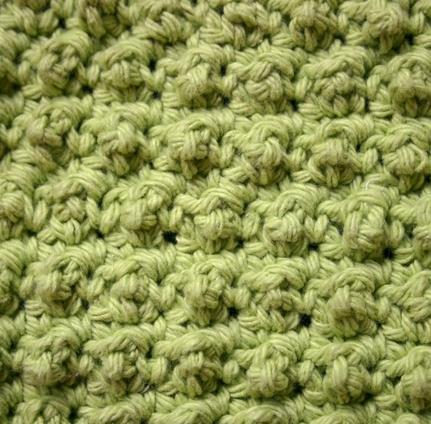
#> input picture assignment/bumpy_0.jpg, 431 x 424 px
$ jupyter execute --allow-errors Untitled.ipynb   (shell and % lines are left out)   (Python 2 division)
#> lines starting #> are read from the running program, lines starting #| are printed output that depends on the picture
[cell 1]
#Calvin Lo 100514352
import numpy as np
import scipy as sp
from scipy import signal
import cv2
import matplotlib.pyplot as plt
import argparse
import time

[cell 2]
def makeLMfilters():
    SUP = 49
    SCALEX = [np.sqrt(2), np.power(np.sqrt(2),2), np.power(np.sqrt(2),3)]
    NORIENT = 6
    NROTINV = 12

    NBAR = len(SCALEX) * NORIENT
    NEDGE = len(SCALEX) * NORIENT
    NF = NBAR + NEDGE + NROTINV
    F = np.zeros((SUP, SUP, NF))
    hsup = (SUP)/2
    x, y = np.meshgrid(np.linspace(-hsup, hsup, hsup*2+1), np.linspace(hsup, -hsup, hsup*2+1))
    xx = []
    yy = []
    for i in range(0, SUP):
        for j in range(0, SUP):
            xx.append(x[j][i])
            yy.append(y[j][i])

    orgpts = np.transpose(np.transpose([xx, yy]))

    count = 0;
    for scale in range(0, len(SCALEX)):
        for orient in range (0,NORIENT):
            angle = np.pi * orient/NORIENT
            c = np.cos(angle)
            s = np.sin(angle)
            rotpts =  np.dot([[c,-s],[s,c]], orgpts)
            rotpts = np.asarray(rotpts)
            F[:,:,count]=makefilter_LM(SCALEX[scale],0,1,rotpts,SUP)
            F[:,:,count+NEDGE]=makefilter_LM(SCALEX[scale],0,2,rotpts,SUP)
            count=count+1

    count = NBAR + NEDGE
    SCALES = np.power(np.sqrt(2),[1,2,3,4])
    for i in range(0,len(SCALES)):
        F[:,:,count] = normalise(gauss_kernel((SUP, SUP), SCALES[i]))
        F[:,:,count+1] =normalise(log_kernel(SUP,SCALES[i]))
        F[:,:,count+2] = normalise(log_kernel(SUP,3*SCALES[i]))
        count=count+3;

    return F

def makefilter_LM(scale, phasex, phasey, pts, sup):
    gx = gauss1d(3*scale, 0, pts[0,:], phasex)
    gy = gauss1d(scale, 0, pts[1,:], phasey)
    f = normalise(np.reshape(gx*gy, (sup, sup)))
    return f

def gauss1d(sigma, mean, x, ord):
    x = x - mean
    num = x * x
    variance = np.power(sigma,2)
    denom = 2 * variance
    g = np.exp(-num/denom)/np.power((np.pi*denom), 0.5)
    if ord == 1:
        g = -g * (x/variance)
    elif ord == 2:
        g = g * ((num-variance)/np.power(variance,2))
    return g

def normalise(f):
    f = f - np.mean(f[:])
    f = f/np.sum(np.abs(f[:]))
    return f

def gauss_kernel(shape=(3,3),sigma=0.5):
    m,n = [(ss-1.)/2. for ss in shape]
    y,x = np.ogrid[-m:m+1,-n:n+1]
    h = np.exp( -(x*x + y*y) / (2.*sigma*sigma) )
    h[ h < np.finfo(h.dtype).eps*h.max() ] = 0
    sumh = h.sum()
    if sumh != 0:
        h /= sumh
    return h

def log_kernel(p2, sigma):
    rows = p2
    cols = p2

    r2 = (rows-1)/2
    c2 = (cols-1)/2

    x, y = np.meshgrid(np.linspace(-c2,c2, c2*2 + 1), np.linspace(-r2,r2, r2*2 + 1))
    radsqrd = np.power(x,2) + np.power(y,2)

    f = -1 / (np.pi * np.power(sigma,4))* (1 - radsqrd / 2 * np.power(sigma,2))*np.exp(-radsqrd/2*np.power(sigma,2))
    f = f - np.mean(f)

    return f
def log_ker(p2,p3):
    siz   = (p2-1)/2
    std2   = np.power(p3,2)

    x,y = np.meshgrid(np.linspace(-siz,siz, 2 * siz + 1), np.linspace(-siz, siz, 2 * siz +1))
    arg   = -(x*x + y*y)/(2*std2)

    h = np.exp(arg)
    eps = 0.00000000000000001
    h[h<eps*np.max(h)] = 0

    sumh = np.sum(h)

    if sumh != 0:
        h  = h/sumh

    h1 = h*(x*x + y*y - 2*std2)/np.power(std2,2)
    h = h1 - np.sum(h1)/np.prod(p2)

    return h

[cell 3]
def makeSfilters():
    NF = 13
    SUP = 49
    F = np.zeros((SUP,SUP,NF))

    F[:,:,0]=makefilter(SUP,2,1)
    F[:,:,1]=makefilter(SUP,4,1)
    F[:,:,2]=makefilter(SUP,4,2)
    F[:,:,3]=makefilter(SUP,6,1)
    F[:,:,4]=makefilter(SUP,6,2)
    F[:,:,5]=makefilter(SUP,6,3)
    F[:,:,6]=makefilter(SUP,8,1)
    F[:,:,7]=makefilter(SUP,8,2)
    F[:,:,8]=makefilter(SUP,8,3)
    F[:,:,9]=makefilter(SUP,10,1)
    F[:,:,10]=makefilter(SUP,10,2)
    F[:,:,11]=makefilter(SUP,10,3)
    F[:,:,12]=makefilter(SUP,10,4)

    return F

def makefilter(sup, sigma, tau):
    hsup = (sup-1)/2
    x,y = np.meshgrid(np.linspace(-hsup, hsup, hsup*2+1), np.linspace(-hsup, hsup, hsup*2+1))
    r = np.power((x*x+y*y),0.5)
    f = np.cos(r*(np.pi*tau/sigma)) * np.exp(-(r*r)/(2*sigma*sigma))
    f = f - np.mean(f)
    f = f/np.sum(np.abs(f))
    return f

[cell 4]
F = makeSfilters()

[cell 5]
def textureAnalysis(file1, file2):
#> called with file1 = 'bumpy_0.jpg', file2 = 'stained_2.jpg'
    F = makeSfilters()

    img1 = cv2.imread(file1)
#> img1 is the input picture: shape (424, 431, 3); mean B, G, R 82.6, 149.1, 143.1
    img1 = cv2.cvtColor(img1, cv2.COLOR_BGR2GRAY)
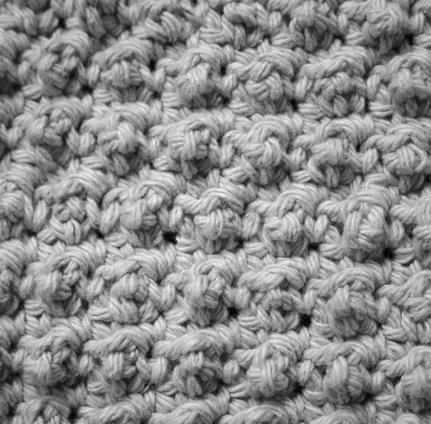
#> img1: shape (424, 431); min 0, max 246, mean 139.7

    img2 = cv2.imread(file2)
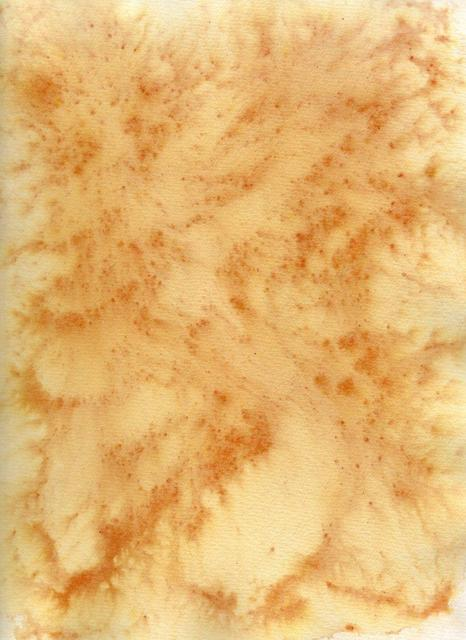
#> input picture assignment/stained_2.jpg, 466 x 640 px
#> img2 is the input picture: shape (640, 466, 3); mean B, G, R 115, 183.2, 229.1
    img2 = cv2.cvtColor(img2, cv2.COLOR_BGR2GRAY)
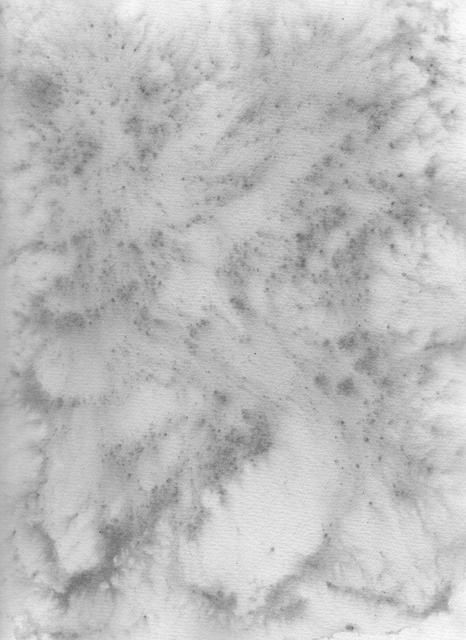
#> img2: shape (640, 466); min 101, max 252, mean 189.2

    response1 = []
    response2 = []

    for i in range(0,13):
        response1.append(np.abs(np.convolve(img1, F[:,:,i], mode='valid')))
        response2.append(np.abs(np.convolve(img2, F[:,:,i], mode='valid')))
#> after the loop, response1 = []; response2 = []

    means1 = []
    std1 = []
    avg1 = []
    means2 = []
    std2 = []
    avg2 = []

    for i in range(0,13):
        m1, s1 = cv2.meanStdDev(response1[i])
        means1.append(m1[0][0])
        std1.append(s1[0][0])
        avg1.append(np.average(response1[i]))

        m2, s2 = cv2.meanStdDev(response2[i])
        means2.append(m2[0][0])
        std2.append(s2[0][0])
        avg2.append(np.average(response2[i]))

    means1 = np.asarray(means1)
    means2 = np.asarray(means2)
    std1 = np.asarray(std1)
    std2 = np.asarray(std2)
    avg1 = np.asarray(avg1)
    avg2 = np.asarray(avg2)

    means_distance = np.sqrt(np.sum((means1-means2)**2))
    std_distance = np.sqrt(np.sum((std1-std2)**2))
    avg_distance = np.sqrt(np.sum((avg1-avg2)**2))

    return (means_distance, std_distance, avg_distance)

#> (a cell that did not finish here is left out)

[cell 7]
LM = makeLMfilters()
#> in makeLMfilters, `SCALEX = [np.sqrt(2), np.power(np.sqrt(2),2), np.power(np.sqrt(2),3)]`: SCALEX = [1.41, 2, 2.83]
#> in makeLMfilters, `NBAR = len(SCALEX) * NORIENT`: NBAR = 18
#> in makeLMfilters, `NF = NBAR + NEDGE + NROTINV`: NF = 48
#> in makeLMfilters, `x, y = np.meshgrid(np.linspace(-hsup, hsup, hsup*2+1), np.linspace(hsu..`:
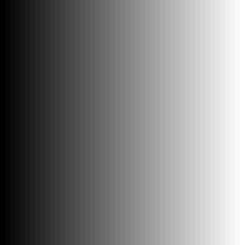
#> x: shape (49, 49) float64 (shown 5 times larger); min -24, max 24, mean 0; drawn with min black and max white
#> in makeLMfilters, `x, y = np.meshgrid(np.linspace(-hsup, hsup, hsup*2+1), np.linspace(hsu..`:
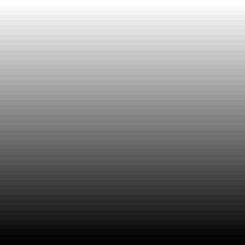
#> y: shape (49, 49) float64 (shown 5 times larger); min -24, max 24, mean 0; drawn with min black and max white
#> after the loop in makeLMfilters, `for i in range(0, SUP):`: xx = 2401 values from -24 to 24; yy = 2401 values, max 24 at index 0, min -24 at index 48, mean 0
#> the loop in makeLMfilters, `for scale in range(0, len(SCALEX)):` made 3 passes
#> pass 1, in normalise (call 2), `f = f - np.mean(f[:])`:
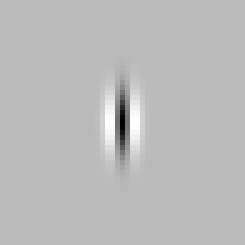
#> f: shape (49, 49) float64 (shown 5 times larger); min -0.0133, max 0.00489, mean -4.34e-21; drawn with min black and max white
#> after the loop in makeLMfilters, `for scale in range(0, len(SCALEX)):`: count = 18
#> in makeLMfilters, `count = NBAR + NEDGE`: count = 36
#> in makeLMfilters, `SCALES = np.power(np.sqrt(2),[1,2,3,4])`: SCALES = [1.41, 2, 2.83, 4]
#> the loop in makeLMfilters, `for i in range(0,len(SCALES)):` made 4 passes
#> (sumh in gauss_kernel, count) on passes 1 to 4: (12.57, 39), (25.13, 42), (50.27, 45), (100.5, 48)
#> pass 1, in gauss_kernel, `h = np.exp( -(x*x + y*y) / (2.*sigma*sigma) )`:
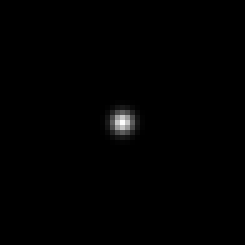
#> h: shape (49, 49) float64 (shown 5 times larger); min 8.38e-126, max 1, mean 0.00523
#> after the loop in makeLMfilters, `for i in range(0,len(SCALES)):`: count = 48
print type(LM[:,:,0])
#| <class 'numpy.ndarray'>
S = makeSfilters()
#> in makefilter (call 27), `x,y = np.meshgrid(np.linspace(-hsup, hsup, hsup*2+1), np.linspace(-hsu..`:
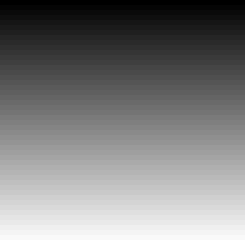
#> y: shape (49, 49) float64 (shown 5 times larger); min -24, max 24, mean 0; drawn with min black and max white
#> in makefilter (call 27), `r = np.power((x*x+y*y),0.5)`:
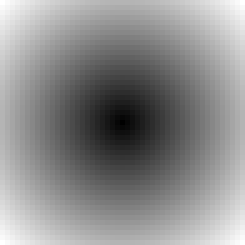
#> r: shape (49, 49) float64 (shown 5 times larger); min 0, max 33.94, mean 18.7; drawn with min black and max white
#> in makefilter (call 37), `f = np.cos(r*(np.pi*tau/sigma)) * np.exp(-(r*r)/(2*sigma*sigma))`:
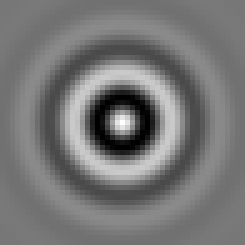
#> f: shape (49, 49) float64 (shown 5 times larger); min -0.882, max 1, mean -0.00709; drawn with min black and max white
print type(S[:,:,0])
#| <class 'numpy.ndarray'>

[cell 8]
def textureAnalysisLM(file1, file2):
    LM = makeLMfilters()
#> the loop in makeLMfilters (call 2), `for scale in range(0, len(SCALEX)):` made 3 passes
#> the loop in makeLMfilters (call 2), `for i in range(0,len(SCALES)):` made 4 passes

    LM_img1 = cv2.imread(file1)
    LMimg1 = cv2.cvtColor(LM_img1, cv2.COLOR_BGR2GRAY)

    LM_img2 = cv2.imread(file2)
    LM_img2 = cv2.cvtColor(LM_img2, cv2.COLOR_BGR2GRAY)

    LM_response1 = []
    LM_response2 = []

    for i in range(0,48):
        LM_response1.append(np.abs(signal.convolve(LM_img1, LM[:,:,i], mode='valid')))
        LM_response2.append(np.abs(signal.convolve(LM_img2, LM[:,:,i], mode='valid')))
#> after the loop, LM_response1 = []; LM_response2 = []

    LM_means1 = []
    LM_std1 = []
    LM_avg1 = []
    LM_means2 = []
    LM_std2 = []
    LM_avg2 = []

    for i in range(0,13):
        LM_m1, LM_s1 = cv2.meanSstdDev(LM_response1[i])
        LM_means1.append(LM_m1[0][0])
        LM_std1.append(LM_s1[0][0])
        LM_avg1.append(np.average(LM_response1[i]))

        LM_m2, LM_s2 = cv2.meanStdDev(LM_response2[i])
        LM_means2.append(LM_m2[0][0])
        LM_std2.append(LM_s2[0][0])
        LM_avg2.append(np.average(LM_response2[i]))

    LM_means1 = np.asarray(LM_means1)
    means2 = np.asarray(LM_means2)
    LM_std1 = np.asarray(LM_std1)
    LM_std2 = np.asarray(LM_std2)
    LM_avg1 = np.asarray(LM_avg1)
    LM_avg2 = np.asarray(LM_avg2)

    LM_means_distance = np.sqrt(np.sum((LM_means1-LM_means2)**2))
    LM_std_distance = np.sqrt(np.sum((LM_std1-LM_std2)**2))
    LM_avg_distance = np.sqrt(np.sum((LM_avg1-LM_avg2)**2))

    return (LM_means_distance, LM_td_distance, LM_avg_distance)
